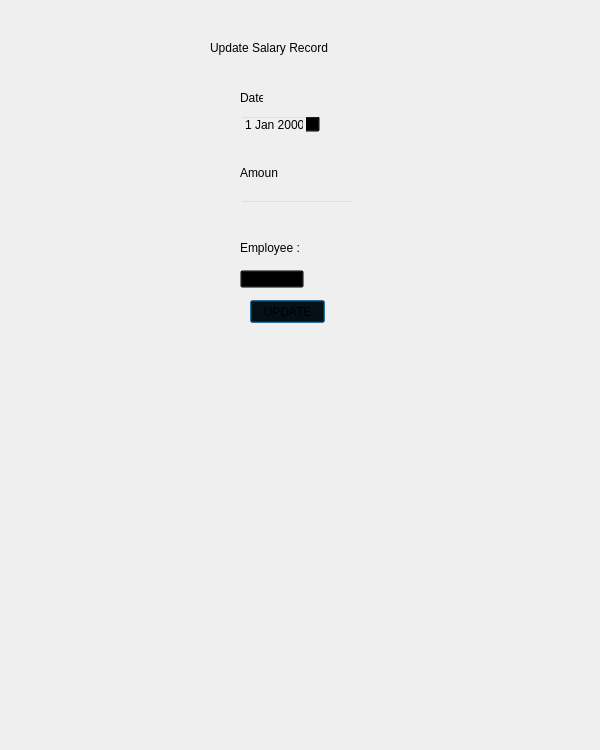
<?xml version="1.0" encoding="UTF-8"?>
<ui version="4.0">
 <class>Dialog</class>
 <widget class="QDialog" name="Dialog">
  <property name="enabled">
   <bool>true</bool>
  </property>
  <property name="geometry">
   <rect>
    <x>0</x>
    <y>0</y>
    <width>600</width>
    <height>750</height>
   </rect>
  </property>
  <property name="minimumSize">
   <size>
    <width>600</width>
    <height>750</height>
   </size>
  </property>
  <property name="windowTitle">
   <string>Dialog</string>
  </property>
  <widget class="QFrame" name="workspace_frame">
   <property name="enabled">
    <bool>true</bool>
   </property>
   <property name="geometry">
    <rect>
     <x>40</x>
     <y>30</y>
     <width>331</width>
     <height>481</height>
    </rect>
   </property>
   <property name="styleSheet">
    <string notr="true">background-color:transparent;</string>
   </property>
   <property name="frameShape">
    <enum>QFrame::StyledPanel</enum>
   </property>
   <property name="frameShadow">
    <enum>QFrame::Raised</enum>
   </property>
   <widget class="QLabel" name="update_salary_label">
    <property name="geometry">
     <rect>
      <x>170</x>
      <y>10</y>
      <width>191</width>
      <height>16</height>
     </rect>
    </property>
    <property name="styleSheet">
     <string notr="true">background-color:transparent;
color:black;</string>
    </property>
    <property name="text">
     <string>Update Salary Record</string>
    </property>
   </widget>
   <widget class="QPushButton" name="update_button">
    <property name="geometry">
     <rect>
      <x>210</x>
      <y>270</y>
      <width>75</width>
      <height>23</height>
     </rect>
    </property>
    <property name="styleSheet">
     <string notr="true">background-color:transparent;
color:black;</string>
    </property>
    <property name="text">
     <string>UPDATE</string>
    </property>
   </widget>
   <widget class="QLabel" name="date_label">
    <property name="geometry">
     <rect>
      <x>200</x>
      <y>60</y>
      <width>23</width>
      <height>16</height>
     </rect>
    </property>
    <property name="styleSheet">
     <string notr="true">background-color:transparent;
color:black;</string>
    </property>
    <property name="text">
     <string>Date :</string>
    </property>
   </widget>
   <widget class="QDateEdit" name="date_line">
    <property name="geometry">
     <rect>
      <x>200</x>
      <y>85</y>
      <width>80</width>
      <height>18</height>
     </rect>
    </property>
   </widget>
   <widget class="QLabel" name="amount_label">
    <property name="geometry">
     <rect>
      <x>200</x>
      <y>135</y>
      <width>38</width>
      <height>16</height>
     </rect>
    </property>
    <property name="styleSheet">
     <string notr="true">background-color:transparent;
color:black;</string>
    </property>
    <property name="text">
     <string>Amount :</string>
    </property>
   </widget>
   <widget class="QLineEdit" name="amount_line">
    <property name="geometry">
     <rect>
      <x>200</x>
      <y>170</y>
      <width>114</width>
      <height>19</height>
     </rect>
    </property>
   </widget>
   <widget class="QLabel" name="employee_label">
    <property name="geometry">
     <rect>
      <x>200</x>
      <y>210</y>
      <width>111</width>
      <height>16</height>
     </rect>
    </property>
    <property name="styleSheet">
     <string notr="true">background-color:transparent;</string>
    </property>
    <property name="text">
     <string>Employee : </string>
    </property>
   </widget>
   <widget class="QComboBox" name="employee_line">
    <property name="geometry">
     <rect>
      <x>200</x>
      <y>240</y>
      <width>64</width>
      <height>18</height>
     </rect>
    </property>
   </widget>
  </widget>
 </widget>
 <resources/>
 <connections/>
</ui>
